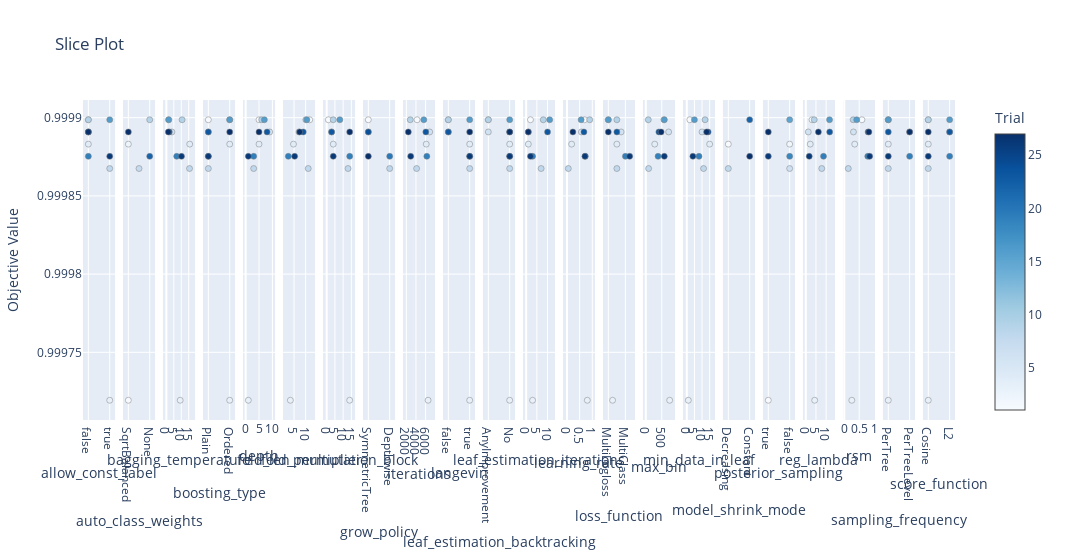

The notebook cell saved with this chart:
### Code cell
optuna.visualization.plot_slice(study)

### Figure 1 — Plotly figure (JSON) as saved in the notebook; plotly's stock layout.template omitted (floating-point values rounded to 4 significant figures)
{"data": [{"marker": {"color": [1, 3, 4, 6, 8, 9, 16, 19, 23, 26, 27], "colorbar": {"title": {"text": "Trial"}, "x": 1, "xpad": 40}, "colorscale": [[0, "rgb(247,251,255)"], [0.125, "rgb(222,235,247)"], [0.25, "rgb(198,219,239)"], [0.375, "rgb(158,202,225)"], [0.5, "rgb(107,174,214)"], [0.625, "rgb(66,146,198)"], [0.75, "rgb(33,113,181)"], [0.875, "rgb(8,81,156)"], [1, "rgb(8,48,107)"]], "line": {"color": "Grey", "width": 0.5}, "showscale": true}, "mode": "markers", "showlegend": false, "type": "scatter", "x": [false, true, false, false, true, false, true, false, false, true, false], "xaxis": "x", "y": [0.9999, 0.9997, 0.9999, 0.9999, 0.9999, 0.9999, 0.9999, 0.9999, 0.9999, 0.9999, 0.9999], "yaxis": "y"}, {"marker": {"color": [3, 4, 8, 9, 19, 23], "colorbar": {"title": {"text": "Trial"}, "x": 1, "xpad": 40}, "colorscale": [[0, "rgb(247,251,255)"], [0.125, "rgb(222,235,247)"], [0.25, "rgb(198,219,239)"], [0.375, "rgb(158,202,225)"], [0.5, "rgb(107,174,214)"], [0.625, "rgb(66,146,198)"], [0.75, "rgb(33,113,181)"], [0.875, "rgb(8,81,156)"], [1, "rgb(8,48,107)"]], "line": {"color": "Grey", "width": 0.5}, "showscale": false}, "mode": "markers", "showlegend": false, "type": "scatter", "x": ["SqrtBalanced", "SqrtBalanced", "Balanced", "None", "None", "SqrtBalanced"], "xaxis": "x2", "y": [0.9997, 0.9999, 0.9999, 0.9999, 0.9999, 0.9999], "yaxis": "y2"}, {"marker": {"color": [1, 3, 4, 6, 8, 9, 16, 19, 23, 26, 27], "colorbar": {"title": {"text": "Trial"}, "x": 1, "xpad": 40}, "colorscale": [[0, "rgb(247,251,255)"], [0.125, "rgb(222,235,247)"], [0.25, "rgb(198,219,239)"], [0.375, "rgb(158,202,225)"], [0.5, "rgb(107,174,214)"], [0.625, "rgb(66,146,198)"], [0.75, "rgb(33,113,181)"], [0.875, "rgb(8,81,156)"], [1, "rgb(8,48,107)"]], "line": {"color": "Grey", "width": 0.5}, "showscale": false}, "mode": "markers", "showlegend": false, "type": "scatter", "x": [1.586, 9.272, 15.66, 3.715, 15.54, 10.54, 1.512, 6.929, 1.953, 10.15, 1.315], "xaxis": "x3", "y": [0.9999, 0.9997, 0.9999, 0.9999, 0.9999, 0.9999, 0.9999, 0.9999, 0.9999, 0.9999, 0.9999], "yaxis": "y3"}, {"marker": {"color": [1, 3, 4, 6, 8, 9, 16, 19, 23, 26, 27], "colorbar": {"title": {"text": "Trial"}, "x": 1, "xpad": 40}, "colorscale": [[0, "rgb(247,251,255)"], [0.125, "rgb(222,235,247)"], [0.25, "rgb(198,219,239)"], [0.375, "rgb(158,202,225)"], [0.5, "rgb(107,174,214)"], [0.625, "rgb(66,146,198)"], [0.75, "rgb(33,113,181)"], [0.875, "rgb(8,81,156)"], [1, "rgb(8,48,107)"]], "line": {"color": "Grey", "width": 0.5}, "showscale": false}, "mode": "markers", "showlegend": false, "type": "scatter", "x": ["Plain", "Ordered", "Ordered", "Plain", "Plain", "Ordered", "Ordered", "Plain", "Plain", "Plain", "Ordered"], "xaxis": "x4", "y": [0.9999, 0.9997, 0.9999, 0.9999, 0.9999, 0.9999, 0.9999, 0.9999, 0.9999, 0.9999, 0.9999], "yaxis": "y4"}, {"marker": {"color": [1, 3, 4, 6, 8, 9, 16, 19, 23, 26, 27], "colorbar": {"title": {"text": "Trial"}, "x": 1, "xpad": 40}, "colorscale": [[0, "rgb(247,251,255)"], [0.125, "rgb(222,235,247)"], [0.25, "rgb(198,219,239)"], [0.375, "rgb(158,202,225)"], [0.5, "rgb(107,174,214)"], [0.625, "rgb(66,146,198)"], [0.75, "rgb(33,113,181)"], [0.875, "rgb(8,81,156)"], [1, "rgb(8,48,107)"]], "line": {"color": "Grey", "width": 0.5}, "showscale": false}, "mode": "markers", "showlegend": false, "type": "scatter", "x": [5, 1, 5, 9, 3, 6, 7, 3, 8, 1, 5], "xaxis": "x5", "y": [0.9999, 0.9997, 0.9999, 0.9999, 0.9999, 0.9999, 0.9999, 0.9999, 0.9999, 0.9999, 0.9999], "yaxis": "y5"}, {"marker": {"color": [1, 3, 4, 6, 8, 9, 16, 19, 23, 26, 27], "colorbar": {"title": {"text": "Trial"}, "x": 1, "xpad": 40}, "colorscale": [[0, "rgb(247,251,255)"], [0.125, "rgb(222,235,247)"], [0.25, "rgb(198,219,239)"], [0.375, "rgb(158,202,225)"], [0.5, "rgb(107,174,214)"], [0.625, "rgb(66,146,198)"], [0.75, "rgb(33,113,181)"], [0.875, "rgb(8,81,156)"], [1, "rgb(8,48,107)"]], "line": {"color": "Grey", "width": 0.5}, "showscale": false}, "mode": "markers", "showlegend": false, "type": "scatter", "x": [11.77, 3.405, 4.752, 7.112, 11.13, 10.11, 10.54, 2.528, 8.987, 5.262, 7.408], "xaxis": "x6", "y": [0.9999, 0.9997, 0.9999, 0.9999, 0.9999, 0.9999, 0.9999, 0.9999, 0.9999, 0.9999, 0.9999], "yaxis": "y6"}, {"marker": {"color": [1, 3, 4, 6, 8, 9, 16, 19, 23, 26, 27], "colorbar": {"title": {"text": "Trial"}, "x": 1, "xpad": 40}, "colorscale": [[0, "rgb(247,251,255)"], [0.125, "rgb(222,235,247)"], [0.25, "rgb(198,219,239)"], [0.375, "rgb(158,202,225)"], [0.5, "rgb(107,174,214)"], [0.625, "rgb(66,146,198)"], [0.75, "rgb(33,113,181)"], [0.875, "rgb(8,81,156)"], [1, "rgb(8,48,107)"]], "line": {"color": "Grey", "width": 0.5}, "showscale": false}, "mode": "markers", "showlegend": false, "type": "scatter", "x": [1, 14, 4, 3, 13, 4, 8, 14, 3, 4, 14], "xaxis": "x7", "y": [0.9999, 0.9997, 0.9999, 0.9999, 0.9999, 0.9999, 0.9999, 0.9999, 0.9999, 0.9999, 0.9999], "yaxis": "y7"}, {"marker": {"color": [1, 6, 8, 19, 23, 26], "colorbar": {"title": {"text": "Trial"}, "x": 1, "xpad": 40}, "colorscale": [[0, "rgb(247,251,255)"], [0.125, "rgb(222,235,247)"], [0.25, "rgb(198,219,239)"], [0.375, "rgb(158,202,225)"], [0.5, "rgb(107,174,214)"], [0.625, "rgb(66,146,198)"], [0.75, "rgb(33,113,181)"], [0.875, "rgb(8,81,156)"], [1, "rgb(8,48,107)"]], "line": {"color": "Grey", "width": 0.5}, "showscale": false}, "mode": "markers", "showlegend": false, "type": "scatter", "x": ["SymmetricTree", "SymmetricTree", "Depthwise", "Depthwise", "SymmetricTree", "SymmetricTree"], "xaxis": "x8", "y": [0.9999, 0.9999, 0.9999, 0.9999, 0.9999, 0.9999], "yaxis": "y8"}, {"marker": {"color": [1, 3, 4, 6, 8, 9, 16, 19, 23, 26, 27], "colorbar": {"title": {"text": "Trial"}, "x": 1, "xpad": 40}, "colorscale": [[0, "rgb(247,251,255)"], [0.125, "rgb(222,235,247)"], [0.25, "rgb(198,219,239)"], [0.375, "rgb(158,202,225)"], [0.5, "rgb(107,174,214)"], [0.625, "rgb(66,146,198)"], [0.75, "rgb(33,113,181)"], [0.875, "rgb(8,81,156)"], [1, "rgb(8,48,107)"]], "line": {"color": "Grey", "width": 0.5}, "showscale": false}, "mode": "markers", "showlegend": false, "type": "scatter", "x": [4225, 6519, 6135, 6851, 4135, 2816, 5634, 6260, 6052, 2912, 2416], "xaxis": "x9", "y": [0.9999, 0.9997, 0.9999, 0.9999, 0.9999, 0.9999, 0.9999, 0.9999, 0.9999, 0.9999, 0.9999], "yaxis": "y9"}, {"marker": {"color": [1, 3, 4, 6, 8, 9, 16, 19, 23, 26, 27], "colorbar": {"title": {"text": "Trial"}, "x": 1, "xpad": 40}, "colorscale": [[0, "rgb(247,251,255)"], [0.125, "rgb(222,235,247)"], [0.25, "rgb(198,219,239)"], [0.375, "rgb(158,202,225)"], [0.5, "rgb(107,174,214)"], [0.625, "rgb(66,146,198)"], [0.75, "rgb(33,113,181)"], [0.875, "rgb(8,81,156)"], [1, "rgb(8,48,107)"]], "line": {"color": "Grey", "width": 0.5}, "showscale": false}, "mode": "markers", "showlegend": false, "type": "scatter", "x": [false, true, true, false, true, false, true, true, false, true, true], "xaxis": "x10", "y": [0.9999, 0.9997, 0.9999, 0.9999, 0.9999, 0.9999, 0.9999, 0.9999, 0.9999, 0.9999, 0.9999], "yaxis": "y10"}, {"marker": {"color": [1, 3, 4, 6, 8, 9, 16, 19, 23, 26, 27], "colorbar": {"title": {"text": "Trial"}, "x": 1, "xpad": 40}, "colorscale": [[0, "rgb(247,251,255)"], [0.125, "rgb(222,235,247)"], [0.25, "rgb(198,219,239)"], [0.375, "rgb(158,202,225)"], [0.5, "rgb(107,174,214)"], [0.625, "rgb(66,146,198)"], [0.75, "rgb(33,113,181)"], [0.875, "rgb(8,81,156)"], [1, "rgb(8,48,107)"]], "line": {"color": "Grey", "width": 0.5}, "showscale": false}, "mode": "markers", "showlegend": false, "type": "scatter", "x": ["AnyImprovement", "No", "No", "AnyImprovement", "No", "AnyImprovement", "No", "No", "No", "No", "No"], "xaxis": "x11", "y": [0.9999, 0.9997, 0.9999, 0.9999, 0.9999, 0.9999, 0.9999, 0.9999, 0.9999, 0.9999, 0.9999], "yaxis": "y11"}, {"marker": {"color": [1, 3, 4, 6, 8, 9, 16, 19, 23, 26, 27], "colorbar": {"title": {"text": "Trial"}, "x": 1, "xpad": 40}, "colorscale": [[0, "rgb(247,251,255)"], [0.125, "rgb(222,235,247)"], [0.25, "rgb(198,219,239)"], [0.375, "rgb(158,202,225)"], [0.5, "rgb(107,174,214)"], [0.625, "rgb(66,146,198)"], [0.75, "rgb(33,113,181)"], [0.875, "rgb(8,81,156)"], [1, "rgb(8,48,107)"]], "line": {"color": "Grey", "width": 0.5}, "showscale": false}, "mode": "markers", "showlegend": false, "type": "scatter", "x": [2, 3, 1, 1, 7, 8, 11, 3, 10, 2, 1], "xaxis": "x12", "y": [0.9999, 0.9997, 0.9999, 0.9999, 0.9999, 0.9999, 0.9999, 0.9999, 0.9999, 0.9999, 0.9999], "yaxis": "y12"}, {"marker": {"color": [1, 3, 4, 6, 8, 9, 16, 19, 23, 26, 27], "colorbar": {"title": {"text": "Trial"}, "x": 1, "xpad": 40}, "colorscale": [[0, "rgb(247,251,255)"], [0.125, "rgb(222,235,247)"], [0.25, "rgb(198,219,239)"], [0.375, "rgb(158,202,225)"], [0.5, "rgb(107,174,214)"], [0.625, "rgb(66,146,198)"], [0.75, "rgb(33,113,181)"], [0.875, "rgb(8,81,156)"], [1, "rgb(8,48,107)"]], "line": {"color": "Grey", "width": 0.5}, "showscale": false}, "mode": "markers", "showlegend": false, "type": "scatter", "x": [0.6965, 0.8035, 0.1832, 0.5673, 0.05194, 0.8974, 0.5592, 0.7248, 0.6705, 0.7091, 0.2328], "xaxis": "x13", "y": [0.9999, 0.9997, 0.9999, 0.9999, 0.9999, 0.9999, 0.9999, 0.9999, 0.9999, 0.9999, 0.9999], "yaxis": "y13"}, {"marker": {"color": [1, 3, 4, 6, 8, 9, 16, 19, 23, 26, 27], "colorbar": {"title": {"text": "Trial"}, "x": 1, "xpad": 40}, "colorscale": [[0, "rgb(247,251,255)"], [0.125, "rgb(222,235,247)"], [0.25, "rgb(198,219,239)"], [0.375, "rgb(158,202,225)"], [0.5, "rgb(107,174,214)"], [0.625, "rgb(66,146,198)"], [0.75, "rgb(33,113,181)"], [0.875, "rgb(8,81,156)"], [1, "rgb(8,48,107)"]], "line": {"color": "Grey", "width": 0.5}, "showscale": false}, "mode": "markers", "showlegend": false, "type": "scatter", "x": ["MultiLogloss", "MultiClassOneVsAll", "Logloss", "CrossEntropy", "Logloss", "Logloss", "MultiLogloss", "MultiClass", "Logloss", "MultiCrossEntropy", "MultiLogloss"], "xaxis": "x14", "y": [0.9999, 0.9997, 0.9999, 0.9999, 0.9999, 0.9999, 0.9999, 0.9999, 0.9999, 0.9999, 0.9999], "yaxis": "y14"}, {"marker": {"color": [1, 3, 4, 6, 8, 9, 16, 19, 23, 26, 27], "colorbar": {"title": {"text": "Trial"}, "x": 1, "xpad": 40}, "colorscale": [[0, "rgb(247,251,255)"], [0.125, "rgb(222,235,247)"], [0.25, "rgb(198,219,239)"], [0.375, "rgb(158,202,225)"], [0.5, "rgb(107,174,214)"], [0.625, "rgb(66,146,198)"], [0.75, "rgb(33,113,181)"], [0.875, "rgb(8,81,156)"], [1, "rgb(8,48,107)"]], "line": {"color": "Grey", "width": 0.5}, "showscale": false}, "mode": "markers", "showlegend": false, "type": "scatter", "x": [570, 748, 280, 716, 89, 79, 580, 385, 410, 580, 480], "xaxis": "x15", "y": [0.9999, 0.9997, 0.9999, 0.9999, 0.9999, 0.9999, 0.9999, 0.9999, 0.9999, 0.9999, 0.9999], "yaxis": "y15"}, {"marker": {"color": [1, 3, 4, 6, 8, 9, 16, 19, 23, 26, 27], "colorbar": {"title": {"text": "Trial"}, "x": 1, "xpad": 40}, "colorscale": [[0, "rgb(247,251,255)"], [0.125, "rgb(222,235,247)"], [0.25, "rgb(198,219,239)"], [0.375, "rgb(158,202,225)"], [0.5, "rgb(107,174,214)"], [0.625, "rgb(66,146,198)"], [0.75, "rgb(33,113,181)"], [0.875, "rgb(8,81,156)"], [1, "rgb(8,48,107)"]], "line": {"color": "Grey", "width": 0.5}, "showscale": false}, "mode": "markers", "showlegend": false, "type": "scatter", "x": [2, 1, 15, 10, 11, 12, 5, 8, 14, 4, 13], "xaxis": "x16", "y": [0.9999, 0.9997, 0.9999, 0.9999, 0.9999, 0.9999, 0.9999, 0.9999, 0.9999, 0.9999, 0.9999], "yaxis": "y16"}, {"marker": {"color": [4, 8, 16, 19], "colorbar": {"title": {"text": "Trial"}, "x": 1, "xpad": 40}, "colorscale": [[0, "rgb(247,251,255)"], [0.125, "rgb(222,235,247)"], [0.25, "rgb(198,219,239)"], [0.375, "rgb(158,202,225)"], [0.5, "rgb(107,174,214)"], [0.625, "rgb(66,146,198)"], [0.75, "rgb(33,113,181)"], [0.875, "rgb(8,81,156)"], [1, "rgb(8,48,107)"]], "line": {"color": "Grey", "width": 0.5}, "showscale": false}, "mode": "markers", "showlegend": false, "type": "scatter", "x": ["Decreasing", "Decreasing", "Constant", "Constant"], "xaxis": "x17", "y": [0.9999, 0.9999, 0.9999, 0.9999], "yaxis": "y17"}, {"marker": {"color": [3, 4, 8, 16, 19, 26, 27], "colorbar": {"title": {"text": "Trial"}, "x": 1, "xpad": 40}, "colorscale": [[0, "rgb(247,251,255)"], [0.125, "rgb(222,235,247)"], [0.25, "rgb(198,219,239)"], [0.375, "rgb(158,202,225)"], [0.5, "rgb(107,174,214)"], [0.625, "rgb(66,146,198)"], [0.75, "rgb(33,113,181)"], [0.875, "rgb(8,81,156)"], [1, "rgb(8,48,107)"]], "line": {"color": "Grey", "width": 0.5}, "showscale": false}, "mode": "markers", "showlegend": false, "type": "scatter", "x": [true, false, false, false, false, true, true], "xaxis": "x18", "y": [0.9997, 0.9999, 0.9999, 0.9999, 0.9999, 0.9999, 0.9999], "yaxis": "y18"}, {"marker": {"color": [1, 3, 4, 6, 8, 9, 16, 19, 23, 26, 27], "colorbar": {"title": {"text": "Trial"}, "x": 1, "xpad": 40}, "colorscale": [[0, "rgb(247,251,255)"], [0.125, "rgb(222,235,247)"], [0.25, "rgb(198,219,239)"], [0.375, "rgb(158,202,225)"], [0.5, "rgb(107,174,214)"], [0.625, "rgb(66,146,198)"], [0.75, "rgb(33,113,181)"], [0.875, "rgb(8,81,156)"], [1, "rgb(8,48,107)"]], "line": {"color": "Grey", "width": 0.5}, "showscale": false}, "mode": "markers", "showlegend": false, "type": "scatter", "x": [3.076, 4.376, 2.189, 1.233, 7.833, 4.151, 11.64, 8.706, 11.71, 1.686, 6.185], "xaxis": "x19", "y": [0.9999, 0.9997, 0.9999, 0.9999, 0.9999, 0.9999, 0.9999, 0.9999, 0.9999, 0.9999, 0.9999], "yaxis": "y19"}, {"marker": {"color": [1, 3, 4, 6, 8, 9, 16, 19, 23, 26, 27], "colorbar": {"title": {"text": "Trial"}, "x": 1, "xpad": 40}, "colorscale": [[0, "rgb(247,251,255)"], [0.125, "rgb(222,235,247)"], [0.25, "rgb(198,219,239)"], [0.375, "rgb(158,202,225)"], [0.5, "rgb(107,174,214)"], [0.625, "rgb(66,146,198)"], [0.75, "rgb(33,113,181)"], [0.875, "rgb(8,81,156)"], [1, "rgb(8,48,107)"]], "line": {"color": "Grey", "width": 0.5}, "showscale": false}, "mode": "markers", "showlegend": false, "type": "scatter", "x": [0.5918, 0.2528, 0.35, 0.3082, 0.1348, 0.2987, 0.4159, 0.7874, 0.7994, 0.8513, 0.8251], "xaxis": "x20", "y": [0.9999, 0.9997, 0.9999, 0.9999, 0.9999, 0.9999, 0.9999, 0.9999, 0.9999, 0.9999, 0.9999], "yaxis": "y20"}, {"marker": {"color": [1, 3, 4, 6, 8, 9, 16, 19, 23, 26, 27], "colorbar": {"title": {"text": "Trial"}, "x": 1, "xpad": 40}, "colorscale": [[0, "rgb(247,251,255)"], [0.125, "rgb(222,235,247)"], [0.25, "rgb(198,219,239)"], [0.375, "rgb(158,202,225)"], [0.5, "rgb(107,174,214)"], [0.625, "rgb(66,146,198)"], [0.75, "rgb(33,113,181)"], [0.875, "rgb(8,81,156)"], [1, "rgb(8,48,107)"]], "line": {"color": "Grey", "width": 0.5}, "showscale": false}, "mode": "markers", "showlegend": false, "type": "scatter", "x": ["PerTree", "PerTree", "PerTree", "PerTreeLevel", "PerTree", "PerTree", "PerTree", "PerTreeLevel", "PerTree", "PerTree", "PerTreeLevel"], "xaxis": "x21", "y": [0.9999, 0.9997, 0.9999, 0.9999, 0.9999, 0.9999, 0.9999, 0.9999, 0.9999, 0.9999, 0.9999], "yaxis": "y21"}, {"marker": {"color": [1, 3, 4, 6, 8, 9, 16, 19, 23, 26, 27], "colorbar": {"title": {"text": "Trial"}, "x": 1, "xpad": 40}, "colorscale": [[0, "rgb(247,251,255)"], [0.125, "rgb(222,235,247)"], [0.25, "rgb(198,219,239)"], [0.375, "rgb(158,202,225)"], [0.5, "rgb(107,174,214)"], [0.625, "rgb(66,146,198)"], [0.75, "rgb(33,113,181)"], [0.875, "rgb(8,81,156)"], [1, "rgb(8,48,107)"]], "line": {"color": "Grey", "width": 0.5}, "showscale": false}, "mode": "markers", "showlegend": false, "type": "scatter", "x": ["Cosine", "Cosine", "Cosine", "L2", "Cosine", "Cosine", "L2", "L2", "L2", "Cosine", "Cosine"], "xaxis": "x22", "y": [0.9999, 0.9997, 0.9999, 0.9999, 0.9999, 0.9999, 0.9999, 0.9999, 0.9999, 0.9999, 0.9999], "yaxis": "y22"}], "layout": {"title": {"text": "Slice Plot"}, "width": 6600, "xaxis": {"anchor": "y", "domain": [0, 0.03678], "title": {"text": "allow_const_label"}}, "xaxis10": {"anchor": "y10", "domain": [0.4128, 0.4496], "title": {"text": "langevin"}}, "xaxis11": {"anchor": "y11", "domain": [0.4587, 0.4955], "title": {"text": "leaf_estimation_backtracking"}}, "xaxis12": {"anchor": "y12", "domain": [0.5045, 0.5413], "title": {"text": "leaf_estimation_iterations"}}, "xaxis13": {"anchor": "y13", "domain": [0.5504, 0.5872], "title": {"text": "learning_rate"}}, "xaxis14": {"anchor": "y14", "domain": [0.5963, 0.6331], "title": {"text": "loss_function"}}, "xaxis15": {"anchor": "y15", "domain": [0.6421, 0.6789], "title": {"text": "max_bin"}}, "xaxis16": {"anchor": "y16", "domain": [0.688, 0.7248], "title": {"text": "min_data_in_leaf"}}, "xaxis17": {"anchor": "y17", "domain": [0.7339, 0.7707], "title": {"text": "model_shrink_mode"}}, "xaxis18": {"anchor": "y18", "domain": [0.7798, 0.8165], "title": {"text": "posterior_sampling"}}, "xaxis19": {"anchor": "y19", "domain": [0.8256, 0.8624], "title": {"text": "reg_lambda"}}, "xaxis2": {"anchor": "y2", "domain": [0.04587, 0.08264], "title": {"text": "auto_class_weights"}}, "xaxis20": {"anchor": "y20", "domain": [0.8715, 0.9083], "title": {"text": "rsm"}}, "xaxis21": {"anchor": "y21", "domain": [0.9174, 0.9541], "title": {"text": "sampling_frequency"}}, "xaxis22": {"anchor": "y22", "domain": [0.9632, 1], "title": {"text": "score_function"}}, "xaxis3": {"anchor": "y3", "domain": [0.09174, 0.1285], "title": {"text": "bagging_temperature"}}, "xaxis4": {"anchor": "y4", "domain": [0.1376, 0.1744], "title": {"text": "boosting_type"}}, "xaxis5": {"anchor": "y5", "domain": [0.1835, 0.2202], "title": {"text": "depth"}}, "xaxis6": {"anchor": "y6", "domain": [0.2293, 0.2661], "title": {"text": "fold_len_multiplier"}}, "xaxis7": {"anchor": "y7", "domain": [0.2752, 0.312], "title": {"text": "fold_permutation_block"}}, "xaxis8": {"anchor": "y8", "domain": [0.3211, 0.3579], "title": {"text": "grow_policy"}}, "xaxis9": {"anchor": "y9", "domain": [0.3669, 0.4037], "title": {"text": "iterations"}}, "yaxis": {"anchor": "x", "domain": [0, 1], "title": {"text": "Objective Value"}}, "yaxis10": {"anchor": "x10", "domain": [0, 1], "matches": "y", "showticklabels": false}, "yaxis11": {"anchor": "x11", "domain": [0, 1], "matches": "y", "showticklabels": false}, "yaxis12": {"anchor": "x12", "domain": [0, 1], "matches": "y", "showticklabels": false}, "yaxis13": {"anchor": "x13", "domain": [0, 1], "matches": "y", "showticklabels": false}, "yaxis14": {"anchor": "x14", "domain": [0, 1], "matches": "y", "showticklabels": false}, "yaxis15": {"anchor": "x15", "domain": [0, 1], "matches": "y", "showticklabels": false}, "yaxis16": {"anchor": "x16", "domain": [0, 1], "matches": "y", "showticklabels": false}, "yaxis17": {"anchor": "x17", "domain": [0, 1], "matches": "y", "showticklabels": false}, "yaxis18": {"anchor": "x18", "domain": [0, 1], "matches": "y", "showticklabels": false}, "yaxis19": {"anchor": "x19", "domain": [0, 1], "matches": "y", "showticklabels": false}, "yaxis2": {"anchor": "x2", "domain": [0, 1], "matches": "y", "showticklabels": false}, "yaxis20": {"anchor": "x20", "domain": [0, 1], "matches": "y", "showticklabels": false}, "yaxis21": {"anchor": "x21", "domain": [0, 1], "matches": "y", "showticklabels": false}, "yaxis22": {"anchor": "x22", "domain": [0, 1], "matches": "y", "showticklabels": false}, "yaxis3": {"anchor": "x3", "domain": [0, 1], "matches": "y", "showticklabels": false}, "yaxis4": {"anchor": "x4", "domain": [0, 1], "matches": "y", "showticklabels": false}, "yaxis5": {"anchor": "x5", "domain": [0, 1], "matches": "y", "showticklabels": false}, "yaxis6": {"anchor": "x6", "domain": [0, 1], "matches": "y", "showticklabels": false}, "yaxis7": {"anchor": "x7", "domain": [0, 1], "matches": "y", "showticklabels": false}, "yaxis8": {"anchor": "x8", "domain": [0, 1], "matches": "y", "showticklabels": false}, "yaxis9": {"anchor": "x9", "domain": [0, 1], "matches": "y", "showticklabels": false}}}
